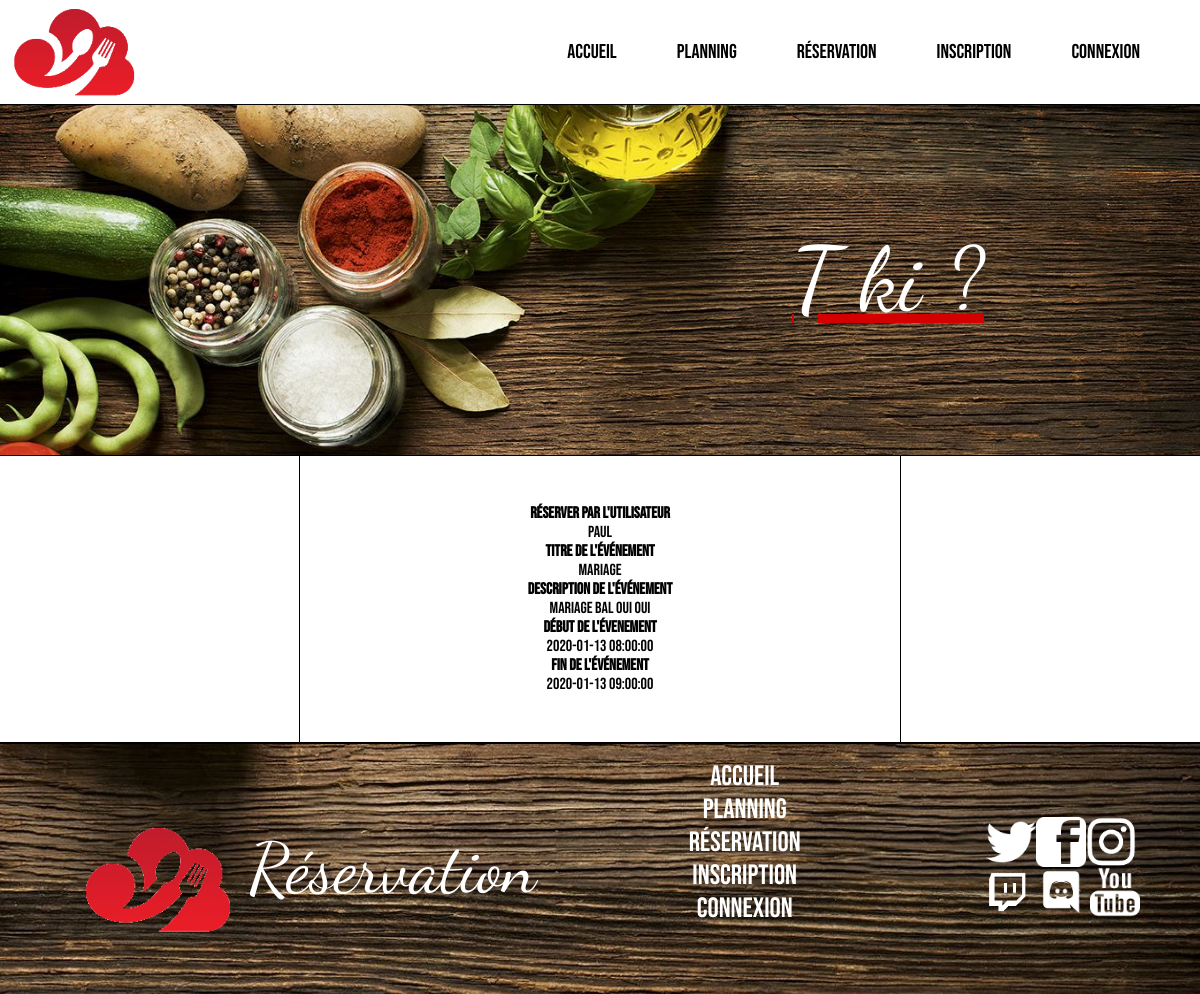
/evenement.php?id=29, run on the app's committed database.
### tables this page shows
CREATE TABLE IF NOT EXISTS `utilisateurs` (
  `id` int(11) NOT NULL AUTO_INCREMENT,
  `login` varchar(255) NOT NULL,
  `password` varchar(255) NOT NULL,
  PRIMARY KEY (`id`)
);

CREATE TABLE IF NOT EXISTS `reservations` (
  `id` int(11) NOT NULL AUTO_INCREMENT,
  `titre` varchar(255) NOT NULL,
  `description` text NOT NULL,
  `debut` datetime NOT NULL,
  `fin` datetime NOT NULL,
  `id_utilisateur` int(11) NOT NULL,
  PRIMARY KEY (`id`)
);

### evenement.php (the view, shortened to what this page needs)
<?php
    if (isset($_GET['id']))
    {
        $connexion = mysqli_connect("localhost","root","","reservationsalles");
        $Event = " SELECT * FROM reservations WHERE id = '".$_GET['id']."' ";
        $queryEvent = mysqli_query($connexion, $Event);
        $afficheEvent = mysqli_fetch_assoc($queryEvent);
        $requete = "SELECT u.id , u.login , r.titre , r.description , r.debut , r.fin FROM utilisateurs AS u INNER JOIN reservations AS r ON u.id = r.id_utilisateur";
        $queryusers = mysqli_query($connexion, $requete);
        $resultatusers = mysqli_fetch_assoc($queryusers);
    }
?>
<!DOCTYPE html>
<html>
    <head>
        <link rel="stylesheet" href="style.css">
    </head>
    <body>
        <?php include("header.php")?>
        <main>
            <section id="sectioneventsflexaffichage">
                <section id="sectioneventsinside">
            <?php
                    echo "<b>Réserver par l'utilisateur </b> ".$resultatusers['login']."<br>";
                    echo "<b>Titre de l'événement </b> ".$afficheEvent['titre']."<br>";
                    echo "<b>Description de l'événement </b> " .$afficheEvent['description']."<br>";
                    echo "<b>Début de l'évenement </b> " .$afficheEvent['debut']."<br>";
                    echo "<b>Fin de l'événement </b> " .$afficheEvent['fin']."<br>";
            ?>
                </section>
            </section>
        </main>
        <?php include("footer.php")?>
    </body>
</html>

### style.css (style rules this page uses)
body { margin:0; }
#sectioneventsflexaffichage { display:flex; justify-content: center; align-items: center; width:100%; font-family: 'Bebas Neue', cursive; height: 100%; }
#sectioneventsinside { display: flex; flex-direction: column; padding-top: 4%; padding-bottom: 4%; justify-content: center; align-items: center; width: 50%; border-right: 1.5px solid black; border-left: 1.5px solid black; height: 100%; }

### data on the page
utilisateurs: login "Paul"
reservations: titre "Mariage", description "Mariage bal oui oui", debut "2020-01-13 08:00:00", fin "2020-01-13 09:00:00"
